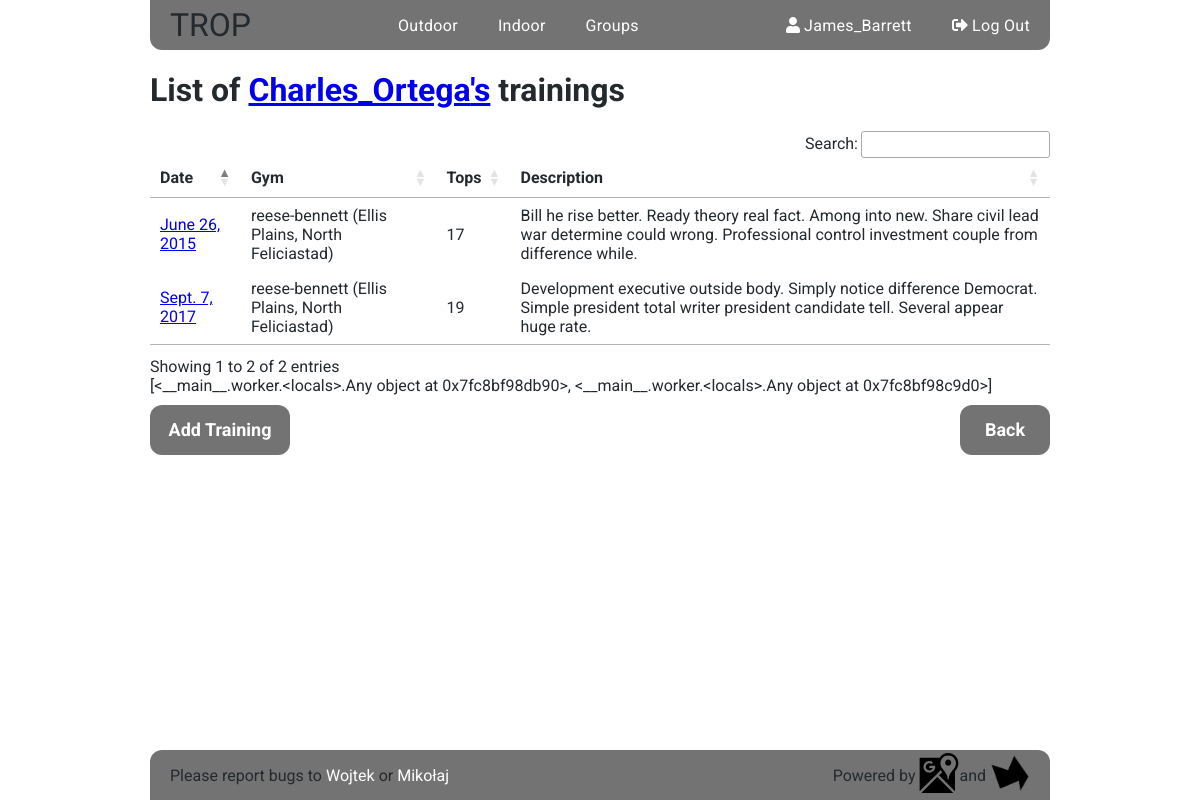
Page /indoor/Charles_Ortega/trainings/ (signed in) on the committed database.
### indoor/models.py (models this page shows, shortened)
class Training(models.Model):
    user = models.ForeignKey(User, related_name='trainings',
        on_delete=models.CASCADE)
    location = models.ForeignKey(Gym, verbose_name = 'Gym',
        related_name='trainings', on_delete=models.CASCADE)
    date = models.DateField()
    description = models.TextField(null=True, blank=True)
    created_at = models.DateTimeField(auto_now_add=True)
    updated_at = models.DateTimeField(auto_now=True)
    class Meta:
        ordering = ['date']
        get_latest_by = 'created_at'

class Gym(models.Model):
    name = models.CharField(max_length = 100)
    address = models.CharField(max_length = 200, verbose_name = 'Street, City',
                                validators = [RegexValidator(
                                regex='.+,\s.+',
                                message = 'Input needs to consist of street and city names divided by a comma (,) and a space'
                                )])
    location = PlainLocationField(based_fields = ['address'], zoom=10,
                                    default='52.2479423,20.953566')
    created_at = models.DateTimeField(auto_now_add=True)
    updated_at = models.DateTimeField(auto_now=True)
    def __str__(self):
        return "{} ({})".format(self.name, self.address)
    class Meta:
        ordering = ['name']
        get_latest_by = 'created_at'

### indoor/views.py (the view)
# urls.py: url(r'^(?P<username>\w+)/trainings/$', views.TrainingList.as_view(),
class TrainingList(LoginRequiredMixin, ListView):
    model = models.Training
    def get_queryset(self):
        queryset = super().get_queryset()
        self.username = self.kwargs.get('username')
        return queryset.filter(user__username__iexact = self.username)
    def get_context_data(self, **kwargs):
        context = super().get_context_data(**kwargs)
        context['chart_list'] = [charts.gym_pie_chart(self.username),
                                charts.training_line_chart(self.username)]
        context['username'] = self.username
        return context

### charts/charts.py (called while the page is built)
def pie(queryset, terms, title, verbose=None):
    data = DataPool(
           series=
            [{'options': {
               'source': queryset
               },
              'terms': [
                terms[0],
                terms[1],
                ]
            }]
    )
    cht = Chart(
            datasource = data,
            series_options =
              [{'options':{
                  'type': 'pie',
                  'stacking': False},
                'terms':{
                    terms[0]: [
                    terms[1]
                    ]
                  }
                }],
            chart_options =
              {'title': {
                   'text': title},
               },
                x_sortf_mapf_mts=(None, verbose, False))
    return cht

### indoor/charts.py (called while the page is built)
def gym_pie_chart(args):
    return pie(
            queryset = (Training.objects
                        .filter(user__username = args)
                        .values('location__name')
                        .order_by()
                        .annotate(Count=Count('location__name'))),
            terms = ['location__name', 'Count'],
            title = 'Gyms'
    )

### indoor/templates/indoor/training_list.html (shortened to what this page needs)
{% extends "indoor/indoor_base.html" %}
{% block indoor_content %}
<div class="training-list">
  <h1>List of <a href="{% url 'accounts:user_profile' username=username %}">{{username}}'s</a> trainings</h1>
  {% if training_list %}
  <table class="table datatable">
    <thead>
      <th>Date</th>
      <th>Gym</th>
      <th>Tops</th>
      <th>Description</th>
    </thead>
    <tbody>
    {% for training in training_list %}
      <tr>
        <td><a href="{% url 'indoor:top_list' pk=training.pk %}">{{training.date}}</a></td>
        <td>{{training.location}}</td>
        <td>{{training.tops.count}}</td>
        <td>{{training.description}}</td>
      </tr>
    {% endfor %}
    </tbody>
  </table>
{% load chartit %}
{{chart_list|load_charts:'pie,line'}}
{% else %}
  <h2 class="no-records">There were no records found</h2>
{% endif %}
  <div class="buttons">
      <div class="add-buttons">
          <a class="add-training" href="{% url 'indoor:new_training' %}">Add Training</a>
      </div>
      <input class="back-button" type=button value='Back' onClick="javascript:history.go(-1);">
  </div>
</div>
{% endblock indoor_content %}

### templates/base.html (shortened to what this page needs)
<!DOCTYPE html>
{% load staticfiles %}
<html>
  <head>
    <link rel="stylesheet" href="{% static 'css/main.css' %}">
    <link rel="stylesheet" href="https://cdn.datatables.net/1.10.16/css/jquery.dataTables.min.css">
  </head>
  <body>
    <div class="container">
      <nav class="navbar">
          <a class="logo nav-element" href="{% url 'home' %}">TROP</a>
          <ul class="nav-element">
          {% if user.is_authenticated %}
            <li class="nav-item"><a class="nav-link" href="{% url 'routes:sectors' %}">Outdoor</a></li>
            <li class="nav-item"><a class="nav-link" href="{% url 'indoor:training_list' username=user.username %}">Indoor</a></li>
            <li class="nav-item"><a class="nav-link" href="{% url 'accounts:group_list' %}">Groups</a></li>
          {% else %}
          <ul class="nav-element-lonely">
            <li class="nav-item"><a class="nav-link" href="{% url 'routes:sectors' %}">Climbing locations</a></li>
          {% endif %}
          </ul>
          <ul class="nav-element">
            {% if user.is_authenticated %}
              <li class="nav-item">
                <a class="nav-link" href="{% url 'accounts:redirect_profile' %}">
                  <span class="fas fa-user"></span><span>&nbsp{{user}}</span>
                </a>
              </li>
                <li class="nav-item">
                  <a class="nav-link right" href="{% url 'accounts:logout' %}">
                    <span class="fas fa-sign-out-alt"></span><span>&nbspLog Out</span>
                  </a>
                </li>
            {% endif %}
          </ul>
      </nav>
      <main class="content">
        {% block content %}{% endblock content %}
      </main>
      <footer>
        <div class="authors">
          <p>
            Please report bugs to&nbsp<a href="mailto:wrymaszewski" target="_blank">Wojtek</a>&nbspor&nbsp<a href="http://github.com/daxtersky">Mikołaj</a>
          </p>
        </div>
        <div class="firms">
          <p>
            Powered by&nbsp<a href="https://developers.google.com/maps/" target="_blank"><img src="{% static 'icons/googlemapsbw.svg' %}" alt=""></a>  and&nbsp<a href="https://api.highcharts.com/highcharts/"><img src="{% static 'icons/highcharts copy.png' %}" alt=""></a>
          </p>
        </div>
      </footer>
    </div>
  </body>
</html>

### static/css/main.css (style rules this page uses)
.buttons { display: flex; margin: 25px 40px 0 40px; justify-content: space-between; margin: 10px 0; }
.buttons .add-buttons { display: flex; flex-direction: row; }
.buttons .add-buttons .add-route, .buttons .add-buttons .add-sector, .buttons .add-buttons .add-ascent, .buttons .add-buttons .save, .buttons .add-buttons .add-training, .buttons .add-buttons .add-comment, .buttons .add-buttons .join-leave, .buttons .add-buttons .add-post { display: flex; justify-content: center; align-items: center; text-decoration: none; width: 140px; margin-right: 15px; }
.buttons .add-route, .buttons .add-sector, .buttons .add-ascent, .buttons .back-button, .buttons .save, .buttons .delete-button, .buttons .add-training, .buttons .add-comment, .buttons .join-leave, .buttons .add-post { height: 50px; width: 90px; border-radius: 12px; cursor: pointer; color: #fff; background-color: #737373; font-family: 'Roboto', sans-serif; font-size: large; font-weight: bold; border: none; transition: 0.6s linear; }
.navbar { display: flex; align-items: center; justify-content: space-between; background-color: #737373; height: 50px; border-radius: 0 0 12px 12px; }
.navbar .nav-element { display: flex; align-items: center; padding: 0; height: 100%; }
.navbar .nav-element:first-child { font-family: Bungee, sans-serif; text-decoration: none; color: #24292e; font-size: xx-large; transition: 0.6s linear; padding: 0 20px; border-bottom-left-radius: 12px; }
.navbar .nav-element .nav-item { display: flex; align-items: center; justify-content: center; height: 100%; list-style: none; }
.navbar .nav-element .nav-item .nav-link { display: flex; align-items: center; justify-content: center; color: #fff; text-decoration: none; letter-spacing: 0.3px; padding: 0 20px; height: 100%; transition: 0.6s linear; }
.navbar .nav-element .right { border-bottom-right-radius: 12px; }
footer { margin-top: auto; display: flex; align-items: center; justify-content: space-between; background-color: #737373; height: 50px; border-radius: 12px 12px 0 0; }
footer .authors { color: #24292e; }
footer .authors a { color: #fff; }
footer .firms { color: #24292e; }
footer .authors, footer .firms { padding-left: 20px; padding-right: 20px; }
footer .authors p, footer .firms p { display: flex; align-items: center; transition: 0.6s linear; margin: 0; }
footer .authors p a, footer .firms p a { color: #fff; text-decoration: none; }
footer .authors p a img, footer .firms p a img { height: 40px; width: 40px; }
.container { width: 900px; margin: 0 auto; padding: 0; font-family: Roboto, sans-serif; min-height: 100vh; display: flex; flex-direction: column; color: #24292e; }
* { box-sizing: border-box; }
body { margin: 0; padding: 0; }

### rows in the picture
Training: date "June 26, 2015", location "reese-bennett (Ellis Plains, North Feliciastad)", tops.count "17", description "Bill he rise better. Ready theory real fact. Among into new. Share civil lead war determine could wrong. Professional control investment couple from difference while."
Training: date "Sept. 7, 2017", location "reese-bennett (Ellis Plains, North Feliciastad)", tops.count "19", description "Development executive outside body. Simply notice difference Democrat. Simple president total writer president candidate tell. Several appear huge rate."

### other values in the picture
{{ user }} "James_Barrett"
{{ username }} "Charles_Ortega"
{{ chart_list|load_charts:'pie,line' }} "[<__main__.worker.<locals>.Any object at 0x7fc8bf98db90>, <__main__.worker.<locals>.Any object at 0x7fc8bf98c9d0>]"
